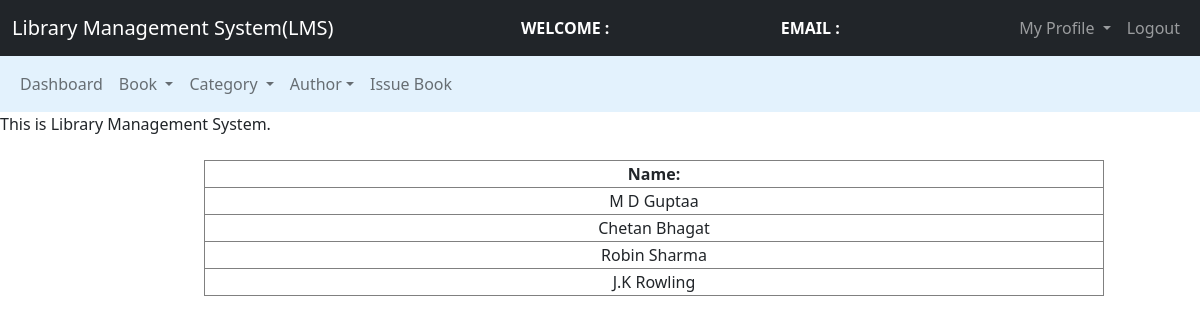
/Admin/Author/regauth.php, run on the app's committed database.
### tables this page shows
CREATE TABLE `authors` (
  `author_id` int(11) NOT NULL,
  `author_name` varchar(250) NOT NULL
);

### Admin/Author/regauth.php (the view, shortened to what this page needs)
<?php
$connection = mysqli_connect("localhost", "root", "");
$query = "select * from authors";
?>
<!DOCTYPE html>
<html>
<head>
    <link href="https://cdn.jsdelivr.net/npm/bootstrap@5.0.0-beta2/dist/css/bootstrap.min.css" rel="stylesheet">
</head>
<body>
<nav class="navbar navbar-expand-lg navbar-dark bg-dark">
        <div class="container-fluid">
            <div class="navbar-header">
                <a class="navbar-brand" href="../admin_dashboard.php">Library Management System(LMS)</a>
            </div>
            <font style="color: white">
                <span>
                    <strong>
                        WELCOME : <?php echo $_SESSION['name']; ?></strong>
                </span>
            </font>
            <font style="color: white">
                <span>
                    <strong>
                        EMAIL : <?php echo $_SESSION['email']; ?></strong>
                </span>
            </font>
            <ul class="nav navbar-nav navbar-right">
                <li class="nav-item dropdown">
                    <a class="nav-link dropdown-toggle" data-toggle="dropdown">
                        My Profile
                    </a>
                </li>
                <li class="nav-item"><a class="nav-link" href="../../logout.php">
                        Logout
                    </a></li>
            </ul>
        </div>
    </nav>
    <nav class="navbar navbar-expand-lg navbar-light" style="background-color: #e3f2fd">
        <div class="container-fluid">
            <ul class="nav navbar-nav navbar-center">
                <li class="nav-item">
                    <a href="../admin_dashboard.php" class="nav-link">
                        Dashboard
                    </a>
                </li>
                <li class="nav-item dropdown ">
                    <a class="nav-link dropdown-toggle" data-toggle="dropdown"> Book </a>
                </li>
                <li class="nav-item dropdown ">
                    <a class="nav-link dropdown-toggle" data-toggle="dropdown"> Category </a>
                </li>
                <li class="nav-item dropdown ">
                    <a class="nav-link dropdown-toggle" data-toggle="dropdown"> Author</a>
                </li>
                <li class="nav-item">
                    <a href="../Book/issue_book.php" class="nav-link">
                        Issue Book</a>
                </li>
            </ul>
        </div>
    </nav>
    <span>
        <marquee> This is Library Management System. </marquee>
    </span><br>
    <div class="row">
        <div class="col-md-2"></div>
        <div class="col-md-8">
            <form>
                <table class="table-bordered" width="900px" style="text-align:center">
                    <tr>
                        <th>Name:</th>
                    </tr>
                    <?php
                    $query_run = mysqli_query($connection, $query);
                    while ($row = mysqli_fetch_assoc($query_run)) {
                        $aut_name = $row['author_name'];
                    ?>
                        <tr>
                            <td><?php echo $aut_name; ?></td>
                        </tr>
                    <?php
                    }
                    ?>
                </table>
            </form>
        </div>
        <div class="col-md-2"></div>
    </div>
</body>
</html>

### data on the page
authors: author_name "M D Guptaa"
authors: author_name "Chetan Bhagat"
authors: author_name "Robin Sharma"
authors: author_name "J.K Rowling"
